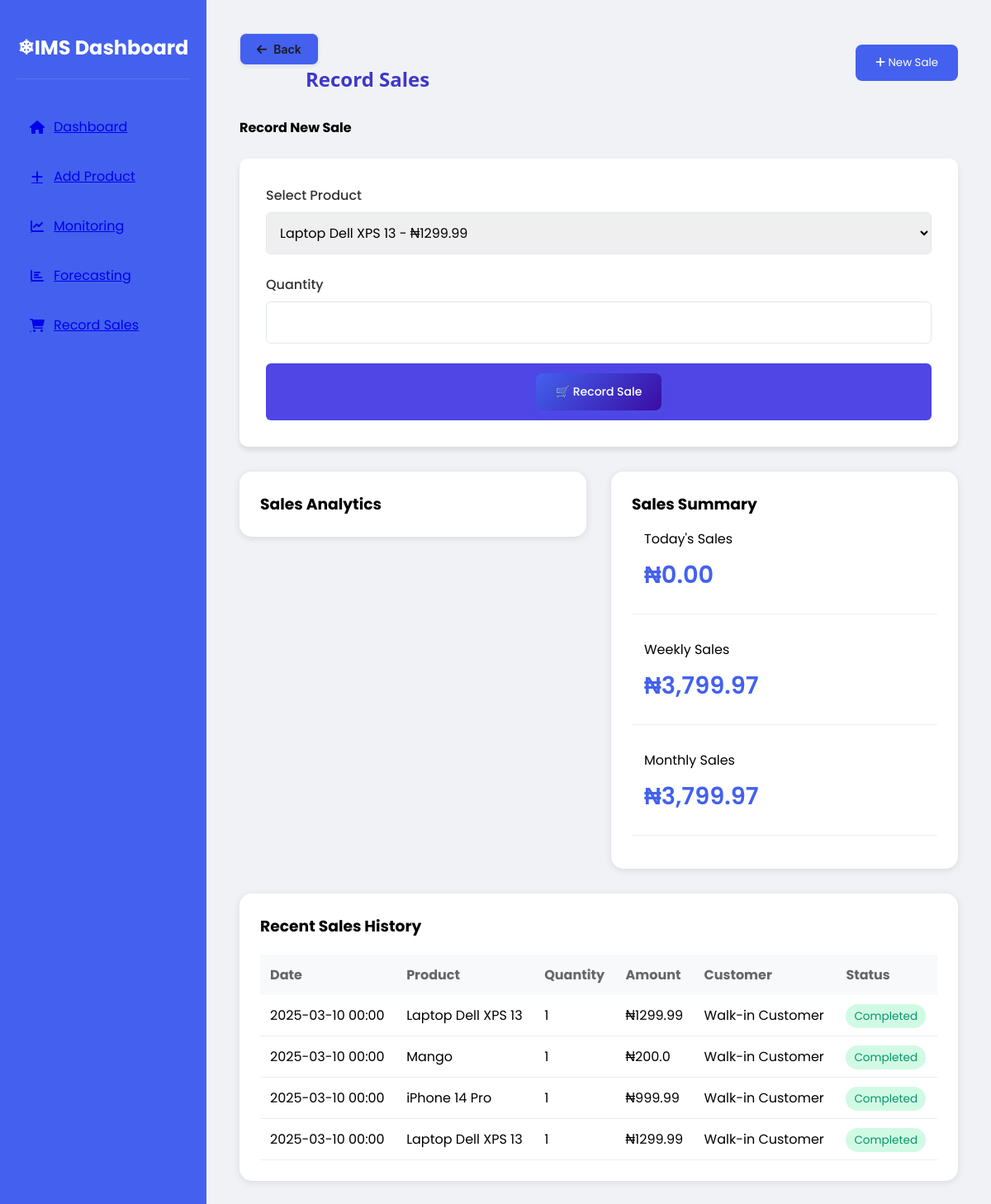
Before: /record_sale with the older database file.
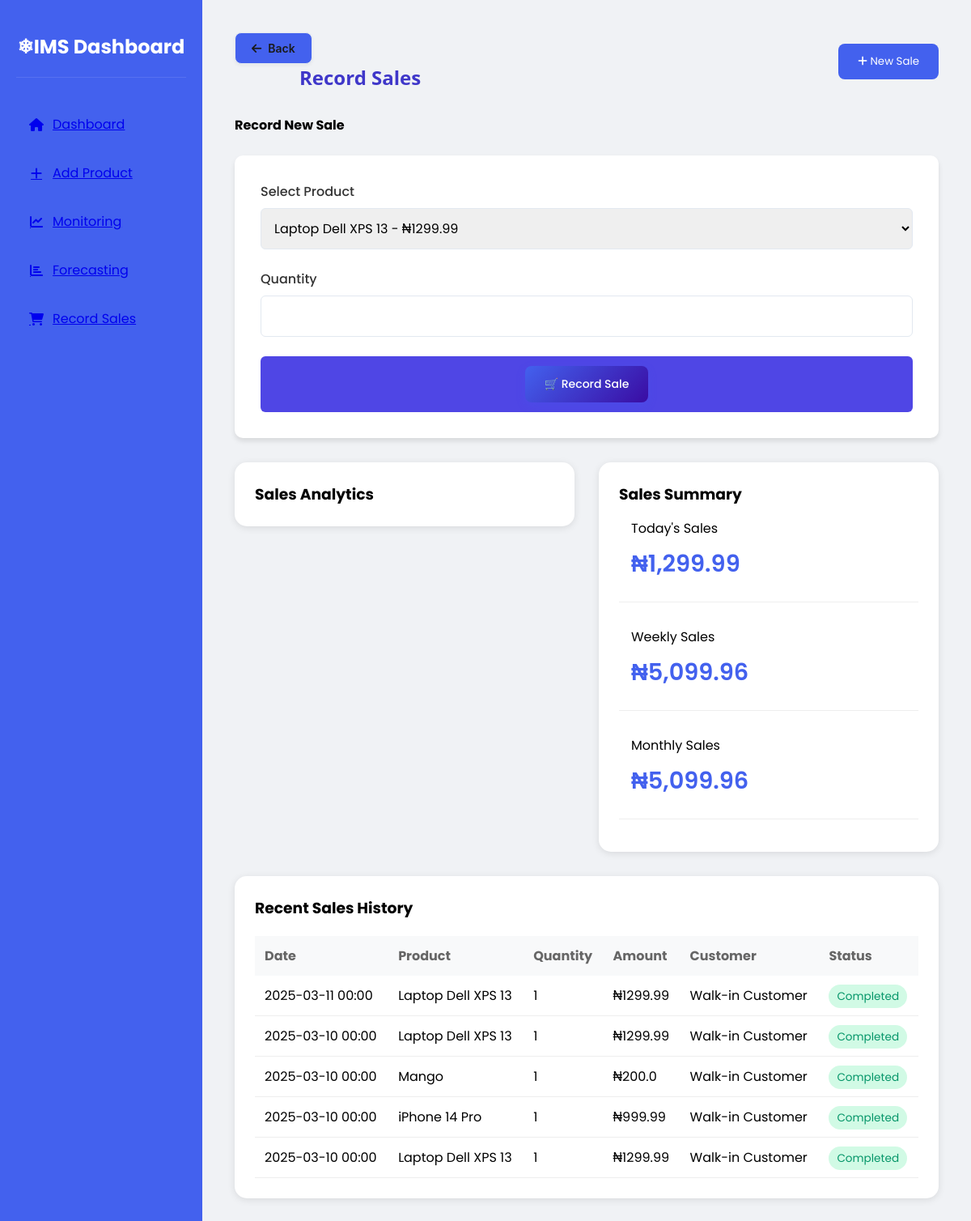
After: the same page with the newer database file.
### app/models/sales.py (models this page shows, shortened)
class Sale(db.Model):
    id = db.Column(db.Integer, primary_key=True)
    product_id = db.Column(db.Integer, db.ForeignKey('product.id'), nullable=False)
    quantity = db.Column(db.Integer, nullable=False)
    customer_name = db.Column(db.String(100))
    sale_date = db.Column(db.Date, nullable=False, default=datetime.utcnow)
    unit_price = db.Column(db.Float, nullable=False)
    total_amount = db.Column(db.Float, nullable=False)
    status = db.Column(db.String(20), default='completed')
    created_at = db.Column(db.DateTime, default=datetime.utcnow)
    product = db.relationship('Product', backref=db.backref('sales', lazy=True))

### app/models/product.py (models this page shows, shortened)
class Product(db.Model):
    id = db.Column(db.Integer, primary_key=True)
    name = db.Column(db.String(100), nullable=False)
    description = db.Column(db.String(500))
    current_stock = db.Column(db.Integer, default=0)
    minimum_stock = db.Column(db.Integer, default=10)
    unit_price = db.Column(db.Float, nullable=False)
    created_at = db.Column(db.DateTime, default=datetime.utcnow)

### app/routes/main.py (the view, shortened to what this page needs)
@bp.route('/record_sale', methods=['GET', 'POST'])
def record_sale():
    analytics_data = {
        'dates': [],
        'units': [],
        'revenue': []
    }
    form = SaleForm()
    products = Product.query.all()
    form.product_id.choices = [(p.id, f"{p.name} - ₦{p.unit_price}") for p in products]
    today = datetime.now().date()
    week_ago = today - timedelta(days=7)
    month_ago = today - timedelta(days=30)
    today_sales = db.session.query(func.sum(Sale.total_amount)).filter(
        func.date(Sale.sale_date) == today
    ).scalar() or 0
    weekly_sales = db.session.query(func.sum(Sale.total_amount)).filter(
        Sale.sale_date >= week_ago
    ).scalar() or 0
    monthly_sales = db.session.query(func.sum(Sale.total_amount)).filter(
        Sale.sale_date >= month_ago
    ).scalar() or 0
    recent_sales = db.session.query(
        Sale.sale_date,
        Product.name.label('product_name'),
        Sale.quantity,
        Sale.total_amount,
        Sale.customer_name
    ).join(Product).order_by(Sale.sale_date.desc()).limit(10).all()
    sales_history = []
    for sale in recent_sales:
        sales_history.append({
            'date': sale.sale_date.strftime('%Y-%m-%d %H:%M'),
            'product_name': sale.product_name,
            'quantity': sale.quantity,
            'amount': sale.total_amount,
            'customer_name': sale.customer_name or 'Walk-in Customer'
        })
    return render_template('record_sale.html',
        form=form,
        analytics_data=analytics_data,
        today_sales="{:,.2f}".format(today_sales),
        weekly_sales="{:,.2f}".format(weekly_sales),
        monthly_sales="{:,.2f}".format(monthly_sales),
        recent_sales=sales_history
    )

### app/forms.py
class SaleForm(FlaskForm):
    product_id = SelectField('Product', coerce=int)
    quantity = IntegerField('Quantity', validators=[DataRequired(), NumberRange(min=1)])
    customer_name = StringField('Customer Name')

### app/templates/record_sale.html (shortened to what the changed rows need)
<!DOCTYPE html>
<html>
  <head>
    <link
      href="https://cdnjs.cloudflare.com/ajax/libs/font-awesome/6.0.0/css/all.min.css"
      rel="stylesheet"
    />
  </head>
  <body>
    <div class="sidebar">
      <div class="sidebar-header">
        <h2>❄IMS Dashboard</h2>
      </div>
    </div>
    <div class="main-content">
      <div class="header-section">
        <div class="left-section">
          <h2
            style="
              margin-left: 80px;
              color: #3f37c9;
              font-family: 'Segoe UI', Tahoma, Geneva, Verdana, sans-serif;
            "
          >
            Record Sales
          </h2>
        </div>
      </div>
      <div class="sales-grid">
        <div class="sales-summary">
          <div class="summary-card">
            <p>Today's Sales</p>
            <div class="summary-value">₦{{ today_sales }}</div>
          </div>
          <div class="summary-card">
            <p>Weekly Sales</p>
            <div class="summary-value">₦{{ weekly_sales }}</div>
          </div>
          <div class="summary-card">
            <p>Monthly Sales</p>
            <div class="summary-value">₦{{ monthly_sales }}</div>
          </div>
        </div>
      </div>
      <div class="sales-history">
        <table class="sales-table">
          <thead>
            <tr>
              <th>Date</th>
              <th>Product</th>
              <th>Quantity</th>
              <th>Amount</th>
              <th>Customer</th>
              <th>Status</th>
            </tr>
          </thead>
          <tbody>
            {% for sale in recent_sales %}
            <tr>
              <td>{{ sale.date }}</td>
              <td>{{ sale.product_name }}</td>
              <td>{{ sale.quantity }}</td>
              <td>₦{{ sale.amount }}</td>
              <td>{{ sale.customer_name }}</td>
              <td>
                <span class="status-badge status-completed">Completed</span>
              </td>
            </tr>
            {% endfor %}
          </tbody>
        </table>
      </div>
    </div>
  </body>
</html>

Changed rows visible on the page:
added Sale: date "2025-03-11 00:00", product_name "Laptop Dell XPS 13", quantity "1", amount "1299.99", customer_name "Walk-in Customer"
Other visible differences:
{{ today_sales }}: "0.00" → "1,299.99"
{{ weekly_sales }}: "3,799.97" → "5,099.96"
{{ monthly_sales }}: "3,799.97" → "5,099.96"
